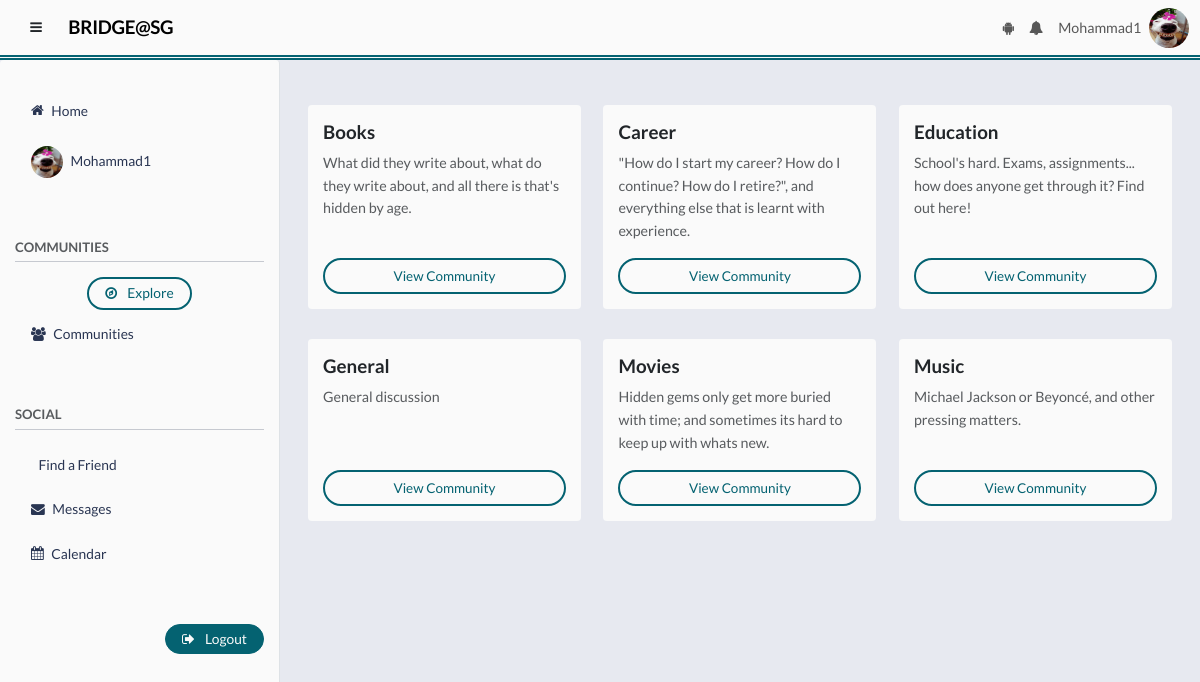
The app's page /explore (signed in) with its own data.
### tables this page shows
CREATE TABLE communities (
            community_id INTEGER PRIMARY KEY AUTOINCREMENT,
            name TEXT UNIQUE NOT NULL,
            description TEXT
        );

### main.py (the view)
@app.route('/explore')
def explore():
    conn = get_db()
    if 'user_id' not in session:
        return redirect(url_for('login'))
    user_id = session['user_id']
    communities = conn.execute("""
        SELECT *
        FROM communities
        WHERE community_id NOT IN (
            SELECT community_id
            FROM community_members
            WHERE user_id = ?
        )
        ORDER BY name ASC
    """, (user_id,)).fetchall()
    return render_template(
        'explore.html',
        communities=communities
    )

### helpers.py (called while the page is built)
def connect_db():
    sql = sqlite3.connect(DATABASE)
    sql.row_factory = sqlite3.Row
    sql.execute("PRAGMA foreign_keys = ON")
    return sql

def get_db():
    if not hasattr(g, 'sqlite3_db'):
        g.sqlite3_db = connect_db()
    return g.sqlite3_db

### main.py (called while the page is built)
@app.context_processor
def inject_user_profile_pic():
    if 'user_id' in session:
        conn = get_db()
        user = conn.execute("""
            SELECT profile_pic FROM user_profiles WHERE user_id = ?
        """, (session['user_id'],)).fetchone()
        if user and user['profile_pic']:
            profile_pic = url_for('static', filename=user['profile_pic'])
        else:
            profile_pic = url_for('static', filename='img.png')  # default fallback
        return dict(current_user_profile_pic=profile_pic)
    return dict(current_user_profile_pic=url_for('static', filename='img.png'))

### templates/explore.html (shortened to what this page needs)
{% extends "base.html" %}
{% block body %}
<div class = "mt-5">
<div class="row community-row ">
  {% if communities %}
      {% for c in communities %}
      <div class="col-lg-4 col-md-6">
          <div class="card h-100 shadow-sm border-0 community-card">
              <div class="card-body d-flex flex-column">
                  <h5 class="card-title fw-bold">{{ c['name'] }}</h5>
                  <p class="card-text text-muted small">{{ c['description'] or "No description available." }}</p>
                  <a href="{{ url_for('community', community_id=c['community_id']) }}" class="btn btn-sm btn-outline-primary mt-auto rounded-pill">View Community</a>
              </div>
          </div>
      </div>
      {% endfor %}
  {% else %}
      <p class="text-muted px-2 italic">Not joined any communities yet.</p>
  {% endif %}
</div>
</div>
{% endblock %}

### templates/base.html (shortened to what this page needs)
<!DOCTYPE html>
<html lang="en">
<head>
    <link href="https://cdn.jsdelivr.net/npm/bootstrap@5.3.8/dist/css/bootstrap.min.css" rel="stylesheet">
    <link rel="stylesheet" href="https://cdnjs.cloudflare.com/ajax/libs/font-awesome/4.7.0/css/font-awesome.min.css">
    <link rel="stylesheet" href="{{ url_for('static', filename='main.css') }}">
</head>
<body>
    <nav id="topnavbar" class="navbar navbar-expand-lg navbar-light">
        <div class="container-fluid">
            <div class="d-flex align-items-center">
                <button id="sidebarToggle" class="btn me-2">
                    <i class="fa fa-bars"></i>
                </button>
                <a class="navbar-brand mb-0" href="{{ url_for('index') }}">BRIDGE@SG</a>
            </div>
<div class="collapse navbar-collapse" id="navbarNav">
    <ul class="navbar-nav ms-auto align-items-center topnavbarnav">
                <ul class="navbar-nav ms-auto align-items-center">
                    {% if logged_in %}
                    <li class="nav-item ">
                        <a class="nav-link rounded-pill " href="#" data-bs-toggle="modal"
                            data-bs-target="#aiChatModal">
                            <i class="fa fa-android" style=""></i>
                        </a>
                    </li>
                    <li class="nav-item dropdown">
                        <a class="nav-link rounded-pill " href="#" data-bs-toggle="dropdown">
                            <i class="fa fa-bell"></i>
                        </a>
                    </li>
                    <li class="nav-item">
                        <a class="nav-link rounded-pill" href="{{ url_for('userprofile', username=username) }}">
                            {{ username }}
                        </a>
                    </li>
               <img src="{{ current_user_profile_pic }}" class="rounded-circle"
                            width="40px" height="40px">
                    {% endif %}
                </ul>
            </div>
        </div>
    </nav>
    <div id="layoutWrapper" class="d-flex w-100">
<nav id="sidebar" class="border-end">
    <ul id="sidenav" class="nav flex-column p-3">
        <li class="nav-item">
            <a class="nav-link rounded-pill d-flex align-items-center" href="{{ url_for('index') }}">
                <i class="fa fa-home me-2"></i>
                Home
            </a>
        </li>
                    {% if logged_in %}
        <li class="nav-item ">
            <a class="nav-link rounded-pill d-flex align-items-center" href="{{ url_for('userprofile', username = username) }}">
                <img src="{{ current_user_profile_pic }}" alt="Profile" class="rounded-circle me-2" width="32" height="32">
                <span>{{ username }}</span>
            </a>
        </li>
                    {% endif %}
        <p class="text-muted small fw-bold mt-5 mb-1">COMMUNITIES</p>
        <hr class="mt-0 p-0">
        <li class="d-flex justify-content-center">
            <a class=" btn btn-outline-primary rounded-pill d-inline-block" style = "padding-top: 4px; padding-bottom: 4px;" href = "{{ url_for('explore')}} ">
                <i class="fa fa-compass me-2"></i>
                Explore
            </a>
        </li>
        <li class="nav-item">
            <a class="nav-link rounded-pill d-flex align-items-center" data-bs-toggle="collapse" href="#usercommunityMenu">
                <i class="fa fa-users me-2"></i>
                Communities
            </a>
        </li>
        <p class="text-muted small fw-bold mt-5 mb-1">SOCIAL</p>
        <hr class="mt-0">
        <li class="nav-item">
            <a class="nav-link rounded-pill d-flex align-items-center" href="{{ url_for('find_a_friend_hub') }}">
                Find a Friend
            </a>
        </li>
        <li class="nav-item">
            <a class="nav-link rounded-pill d-flex align-items-center" href="{{ url_for('my_messages') }}">
                <i class="fa fa-envelope me-2"></i>
                Messages
            </a>
        </li>
                    {% if logged_in %}
        <li class="nav-item">
            <a class="nav-link rounded-pill d-flex align-items-center" href="{{ url_for('calendar') }}">
                <i class="fa fa-calendar me-2"></i>
                Calendar
            </a>
        </li>
        <li class="mt-5 d-flex  justify-content-end">
            <a class=" btn btn-primary d-inline-block rounded-pill align-items-center justify-content-end" style = "padding-top: 4px; padding-bottom: 4px;" href="{{ url_for('logout') }}">
                <i class="fa fa-sign-out me-2"></i>
                Logout
            </a>
        </li>
                    {% endif %}
    </ul>
</nav>
        <div id="maincontent" class="flex-grow-1">
            {% block body %}{% endblock %}
        </div>
    </div>
</body>
</html>

### static/main.css (style rules this page uses)
:root { --navbar-height: 70px; --sidebar-width: 280px; --transition-speed: 0.25s; --color-darkest: #1B1B1E; --color-dark: #293552; --color-accent: #046271; --color-light: #bfc8d1; --color-lighter: #e7e9f0; --color-bg: var(--color-lighter); --color-surface: #fafafa; --color-surface-alt: var(--color-light); --color-border: var(--color-accent); --color-text: var(--color-dark); --color-muted: rgba(55,63,81,0.7); --color-primary: var(--color-accent); --color-primary-hover: var(--color-dark); --color-success: var(--color-accent); --color-warning: var(--color-light); --color-danger: var(--color-darkest); --color-like: #9a1616; --font-main: "Lato", system-ui, -apple-system, BlinkMacSystemFont, "Segoe UI", sans-serif; --radius-sm: 4px; --radius-md: 4px; --radius-lg: 4px; --shadow-sm: 0px rgba(0, 0, 0, 0.04); --shadow-md: 0px rgba(0, 0, 0, 0.07); --shadow-lg: 0px rgba(0, 0, 0, 0.12); }
html, body { height: 100%; margin: 0; font-family: var(--font-main); background: var(--color-bg); color: var(--color-text); font-size: 15px; overflow: hidden; }
p { color: var(--color-muted); line-height: 1.6; }
a { color: var(--color-primary); text-decoration: none; transition: 0.2s ease; }
#topnavbar { background-color: var(--color-surface); border-bottom: 5px double var(--color-border); }
#topnavbar .navbar-brand { font-family: var(--font-main) !important; font-weight: 600; letter-spacing: -0.3px; }
#topnavbar .nav-link { font-weight: 500; font-size: 0.95rem; }
#layoutWrapper { display: flex; height: calc(100vh - var(--navbar-height)); }
#sidebar { width: var(--sidebar-width); background: var(--color-surface); border-right: 1px solid var(--color-border); overflow-y: auto; padding-top: 16px; transition: all var(--transition-speed) ease; border-radius: var(--radius-sm); }
#sidebar li { list-style: none; margin-bottom: 4px; }
#sidebar li a { display: block; padding: 10px 16px; font-size: 0.92rem; color: var(--color-dark); transition: 0.2s ease; border-radius: var(--radius-sm); }
#maincontent { flex: 1; height: calc(100vh - var(--navbar-height)); overflow-y: auto; padding: 0 28px 0 28px; display: flex; flex-direction: column; animation: pageFadeIn 0.4s ease-out; }
.content-card, .card { background: var(--color-surface); transition: 0.2s ease; box-shadow: none !important; border: none ; border-radius: var(--radius-sm); }
.btn { font-size: 0.9rem; font-weight: 500; padding: 6px 18px; border-radius: 999px; transition: all 0.2s ease; box-shadow: none !important; }
.btn-primary { background: var(--color-primary) !important; border: 1px solid var(--color-primary) !important; color: var(--color-surface) !important; }
.btn-outline-primary { background: transparent !important; border: 2px solid var(--color-primary) !important; color: var(--color-primary) !important; }
.btn:has(i) { border-radius: var(--radius-sm); }
h1, h2, h3, h4, h5, h6 { font-family: var(--font-main); color: var(--color-dark); margin: 0; line-height: 1.3; }
h5 { font-size: 1rem; font-weight: 500; }
h4, h5, h6 { color: var(--color-muted); }
.card-text { color: rgb(28, 28, 28); }

### templates/explore.html (style rules this page uses)
.community-card { transition: transform 0.2s; }
.community-card .card-title { font-size: 1.25rem; }
.community-card .card-text { font-size: 0.95rem; }
.community-row { row-gap: 2rem; }

### records on screen
communities: name "Books", description "What did they write about, what do they write about, and all there is that's hidden by age."
communities: name "Career", description "\"How do I start my career? How do I continue? How do I retire?\", and everything else that is learnt with experience."
communities: name "Education", description "School's hard. Exams, assignments... how does anyone get through it? Find out here!"
communities: name "General", description "General discussion"
communities: name "Movies", description "Hidden gems only get more buried with time; and sometimes its hard to keep up with whats new."
communities: name "Music", description "Michael Jackson or Beyoncé, and other pressing matters."

### other values on screen
{{ username }} "Mohammad1"
